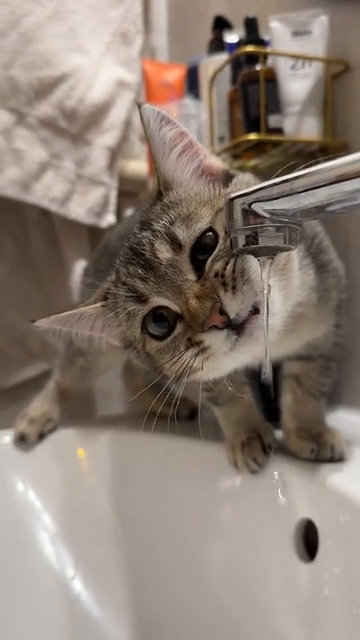
#> input picture frame 86 of openCV/cat.mp4, 360 x 640 px
$ python videoChange.py
#> lines starting #> are read from the running program, lines starting #| are printed output that depends on the picture
#고정크기 동영상으로 설정
import cv2

cap=cv2.VideoCapture('openCV\cat.mp4')
while cap.isOpened():
    ret,frame=cap.read()
#> frame is the input picture: shape (640, 360, 3); mean B, G, R 116.8, 127.2, 140.1
    if not ret:
        break
    frame_resized=cv2.resize(frame,(400,500)) #고정크기 설정
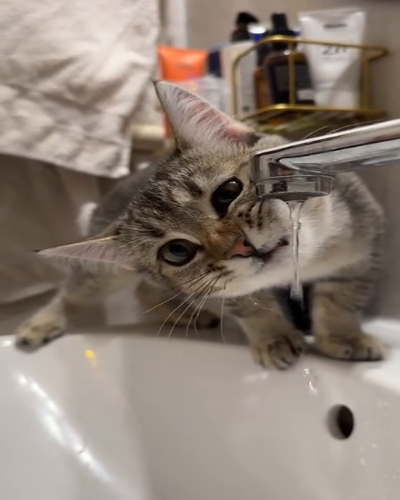
#> frame_resized: shape (500, 400, 3); mean B, G, R 116.7, 127.1, 140

    cv2.imshow("video",frame_resized)
    if cv2.waitKey(1)==ord('q'):
#> (key q is pressed here)
        break

cap.release()
cv2.destroyAllWindows()

#고정크기 동영상으로 설정
import cv2

cap=cv2.VideoCapture('openCV\cat.mp4')
while cap.isOpened():
    ret,frame=cap.read()
    if not ret:
        break
    frame_resized=cv2.resize(frame,None,fx=1.5,fy=1.5,interpolation=cv2.INTER_CUBIC) #고정크기 설정
#> frame_resized: shape (960, 540, 3)

    cv2.imshow("video",frame_resized)
    if cv2.waitKey(1)==ord('q'):
#> (key q is pressed here)
        break

cap.release()
cv2.destroyAllWindows()

$ run again, starting later in the video
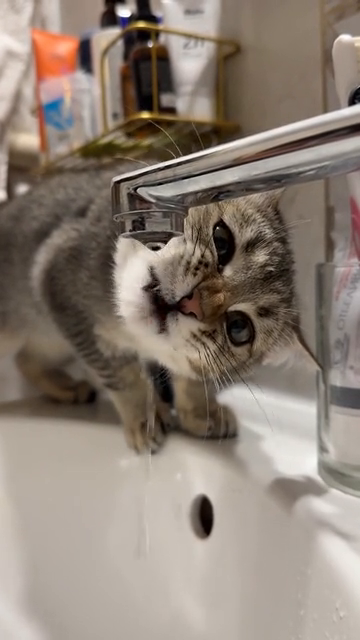
#> input picture frame 388 of openCV/cat.mp4, 360 x 640 px
#> frame is the input picture: shape (640, 360, 3); mean B, G, R 117.5, 128.5, 141.1
#> `frame_resized=cv2.resize(frame,(400,500))`:
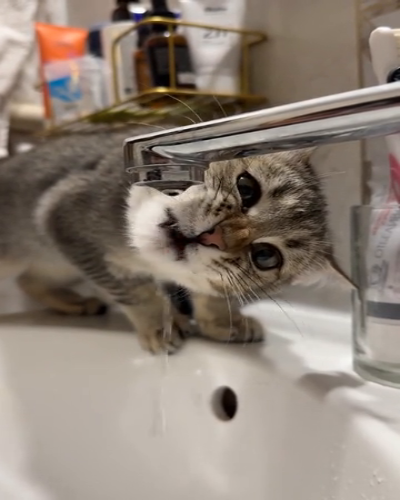
#> frame_resized: shape (500, 400, 3); mean B, G, R 117.4, 128.4, 141

$ run again, starting later in the video
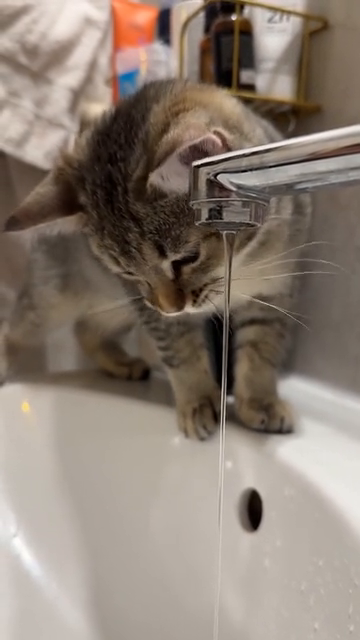
#> input picture frame 690 of openCV/cat.mp4, 360 x 640 px
#> frame is the input picture: shape (640, 360, 3); mean B, G, R 115.9, 126.9, 139.9
#> `frame_resized=cv2.resize(frame,(400,500))`:
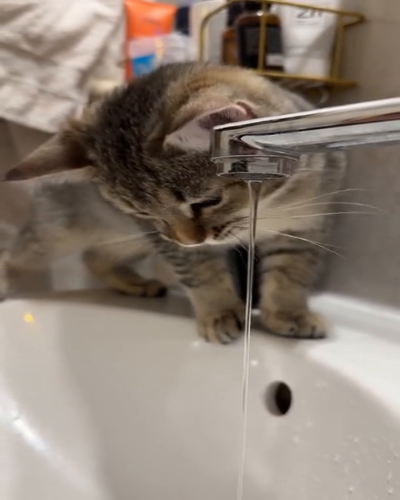
#> frame_resized: shape (500, 400, 3); mean B, G, R 115.8, 126.8, 139.8
